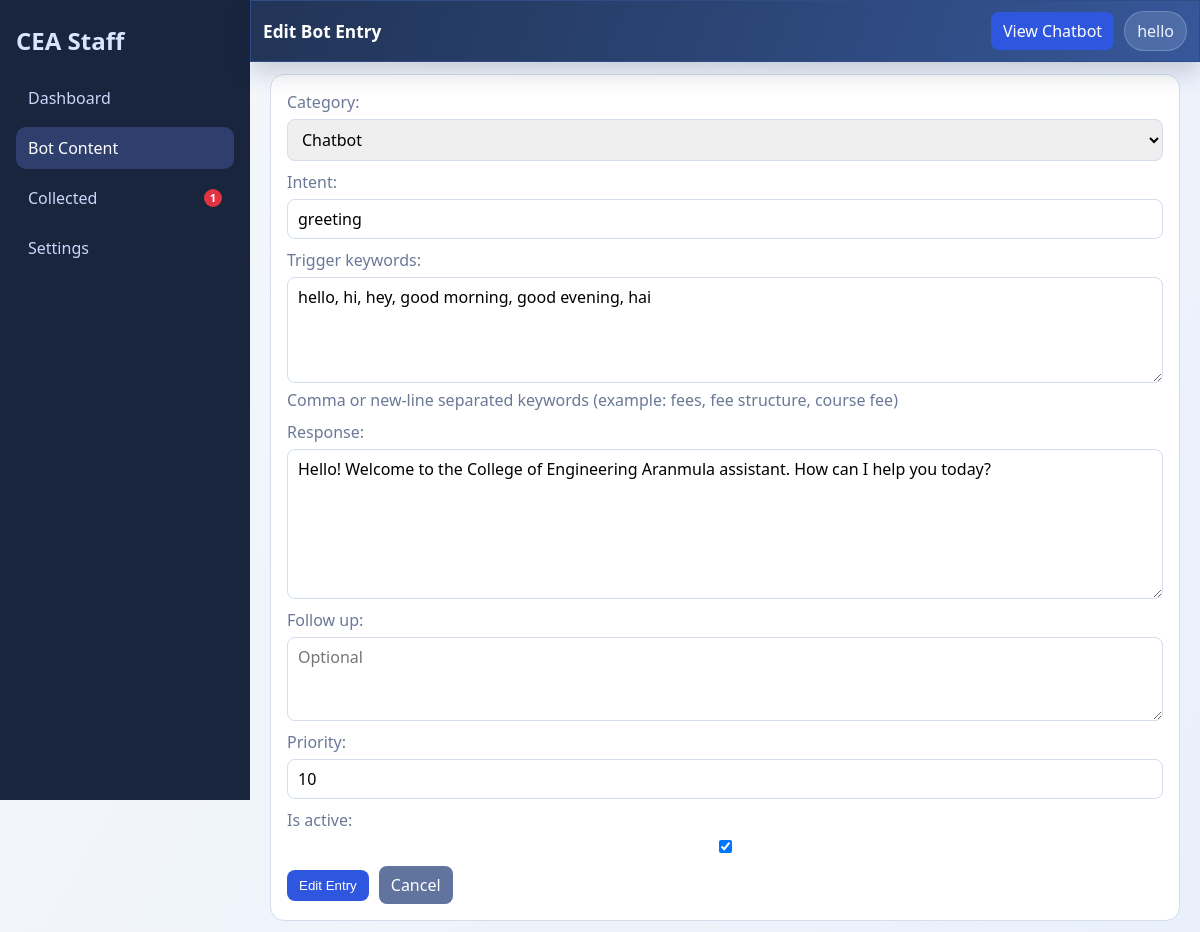
Screenshot of /staff/bot-content/1/edit/ (signed in) with the database file from the repository.
### public/models.py (models this page shows, shortened)
class ChatbotEntry(models.Model):
    CATEGORY_CHATBOT = "chatbot"
    CATEGORY_COLLEGE = "college"
    CATEGORY_CHOICES = (
        (CATEGORY_CHATBOT, "Chatbot"),
        (CATEGORY_COLLEGE, "College"),
    )
    category = models.CharField(max_length=20, choices=CATEGORY_CHOICES, default=CATEGORY_COLLEGE)
    intent = models.CharField(max_length=80)
    trigger_keywords = models.TextField(
        help_text="Comma or new-line separated keywords (example: fees, fee structure, course fee)"
    )
    response = models.TextField()
    follow_up = models.TextField(blank=True)
    phone_number = models.CharField(max_length=30, blank=True)
    whatsapp_number = models.CharField(max_length=30, blank=True)
    email_address = models.EmailField(blank=True)
    priority = models.PositiveIntegerField(default=100)
    is_active = models.BooleanField(default=True)
    updated_at = models.DateTimeField(auto_now=True)
    class Meta:
        ordering = ["category", "priority", "intent", "id"]

### staffpanel/views.py (the view)
# urls.py: path("bot-content/<int:entry_id>/edit/", views.bot_entry_edit, name="bot_entry_edit"),
@login_required
@user_passes_test(_is_staff_user)
def bot_entry_edit(request, entry_id):
    entry = get_object_or_404(ChatbotEntry, id=entry_id)
    if request.method == "POST":
        form = ChatbotEntryForm(request.POST, instance=entry)
        if form.is_valid():
            form.save()
            return redirect("staffpanel:bot_content")
    else:
        form = ChatbotEntryForm(instance=entry)
    focus = request.GET.get("focus", "").strip()
    return render(
        request,
        "staffpanel/bot_entry_form.html",
        {"form": form, "mode": "Edit", "entry": entry, "focus": focus},
    )

### staffpanel/context_processors.py (called while the page is built)
def pending_collected_context(request):
    if not request.user.is_authenticated:
        return {"pending_collected_count": 0}
    if not (request.user.is_staff or request.user.is_superuser):
        return {"pending_collected_count": 0}
    count = CollectedMessage.objects.filter(is_processed=False).count()
    return {"pending_collected_count": count}

### staffpanel/views.py (called while the page is built)
def _is_staff_user(user):
    return user.is_authenticated and (user.is_staff or user.is_superuser)

### staffpanel/templates/staffpanel/bot_entry_form.html (shortened to what this page needs)
{% extends 'staffpanel/base.html' %}
{% block page_title %}{{ mode }} Bot Entry{% endblock %}
{% block content %}
<section class="panel-card full">
    <form method="post" class="entry-form">
        {{ form.as_p }}
        <div class="form-actions">
            <button type="submit">{{ mode }} Entry</button>
            <a class="btn-link secondary-btn" href="{% url 'staffpanel:bot_content' %}">Cancel</a>
        </div>
    </form>
</section>
{% endblock %}

### templates/staffpanel/base.html (shortened to what this page needs)
{% load static %}
<!DOCTYPE html>
<html lang="en">
<head>
    <link rel="stylesheet" href="{% static 'staffpanel/css/staffpanel.css' %}?v=20260306u">
</head>
<body>
<div class="staff-shell">
    <aside class="side-nav">
        <h2>CEA Staff</h2>
        <nav>
            <a href="{% url 'staffpanel:dashboard' %}" class="{% if request.resolver_match.url_name == 'dashboard' %}active{% endif %}">Dashboard</a>
            <a href="{% url 'staffpanel:bot_content' %}" class="{% if request.resolver_match.url_name == 'bot_content' or request.resolver_match.url_name == 'bot_entry_create' or request.resolver_match.url_name == 'bot_entry_edit' or request.resolver_match.url_name == 'bot_entry_delete' or request.resolver_match.url_name == 'bot_entry_toggle' %}active{% endif %}">Bot Content</a>
            <a href="{% url 'staffpanel:collected' %}" class="">
                Collected
                {% if pending_collected_count > 0 %}<span class="nav-dot" aria-label="Pending collected">{{ pending_collected_count }}</span>{% endif %}
            </a>
            <a href="{% url 'staffpanel:settings' %}" class="{% if request.resolver_match.url_name == 'settings' %}active{% endif %}">Settings</a>
        </nav>
    </aside>
    <main class="content-area">
        <header class="top-bar">
            <h1>{% block page_title %}Staff Panel{% endblock %}</h1>
            <div class="top-actions">
                <a class="btn-link" href="/" target="_blank" rel="noopener">View Chatbot</a>
                <div class="user-chip">{{ request.user.username }}</div>
            </div>
        </header>
        {% block content %}{% endblock %}
    </main>
</div>
</body>
</html>

### staffpanel/static/staffpanel/css/staffpanel.css (style rules this page uses)
:root { --bg: #f2f5fa; --surface: #ffffff; --panel: #e9eef8; --line: #d3ddee; --text: #1f2a40; --muted: #6b7896; --primary: #2f56df; --primary-2: #2443b0; }
* { box-sizing: border-box; }
body { margin: 0; font-family: "Segoe UI", Tahoma, Geneva, Verdana, sans-serif; color: var(--text); background: linear-gradient(120deg, #f5f7fb, #eaf0fb); overflow-x: hidden; }
.staff-shell { display: grid; grid-template-columns: 250px 1fr; min-height: 100vh; }
.side-nav { background: #19243d; color: #d9e4ff; padding: 24px 16px; position: sticky; top: 0; height: 100vh; overflow-y: auto; }
.side-nav h2 { margin: 0 0 20px; }
.side-nav nav { display: grid; gap: 8px; }
.side-nav a { color: #cad7fb; text-decoration: none; padding: 10px 12px; border-radius: 10px; display: flex; align-items: center; justify-content: space-between; gap: 8px; }
.nav-dot { min-width: 18px; height: 18px; border-radius: 999px; display: inline-flex; align-items: center; justify-content: center; padding: 0 5px; background: #e23343; color: #fff; font-size: 0.7rem; font-weight: 700; line-height: 1; }
.side-nav a.active, .side-nav a:hover { background: rgba(111, 144, 250, 0.25); color: #fff; }
.content-area { padding: 0 20px 20px; min-width: 0; }
.top-bar { display: flex; justify-content: space-between; align-items: center; gap: 16px; background: linear-gradient(110deg, #223457, #2a4372 46%, #36579a); color: #eef3ff; border: 1px solid #2f4d84; border-radius: 0; padding: 10px 12px; margin: 0 -20px 12px; position: sticky; top: 0; z-index: 20; box-shadow: 0 10px 24px rgba(24, 39, 73, 0.2); }
.top-actions { display: flex; align-items: center; gap: 10px; }
.top-bar h1 { margin: 0; font-size: 1.08rem; color: #fff; }
.user-chip { background: rgba(213, 226, 255, 0.16); border: 1px solid rgba(200, 218, 255, 0.28); padding: 8px 12px; border-radius: 999px; color: #eef3ff; }
.stat-card, .panel-card { background: var(--surface); border: 1px solid var(--line); border-radius: 14px; padding: 16px; }
.panel-card p { color: var(--muted); margin: 0 0 14px; }
.panel-card button { border: 0; background: var(--primary); color: #fff; border-radius: 10px; padding: 8px 12px; }
.panel-card.full { margin-top: 6px; max-width: 100%; }
.search-form button, .btn-link, .form-actions button { display: inline-block; border: 0; background: var(--primary); color: #fff; border-radius: 8px; padding: 8px 12px; text-decoration: none; cursor: pointer; }
.entry-form p { display: grid; gap: 6px; margin: 0 0 10px; }
.entry-form input, .entry-form textarea, .entry-form select { border: 1px solid var(--line); border-radius: 8px; padding: 8px 10px; font: inherit; }
.entry-form textarea { resize: vertical; }
.form-actions { display: flex; align-items: center; gap: 10px; margin-top: 10px; }
.form-actions a { color: #fff; text-decoration: none; }
.secondary-btn { background: #61749e !important; }

### rows the page displays
ChatbotEntry: category "Chatbot", intent "greeting", trigger_keywords "hello, hi, hey, good morning, good evening, hai", response "Hello! Welcome to the College of Engineering Aranmula assistant. How can I help you today?", priority "10", is_active "☑"

### other values shown
{{ pending_collected_count }} "1"
{{ mode }} "Edit"
{{ request.user.username }} "hello"
